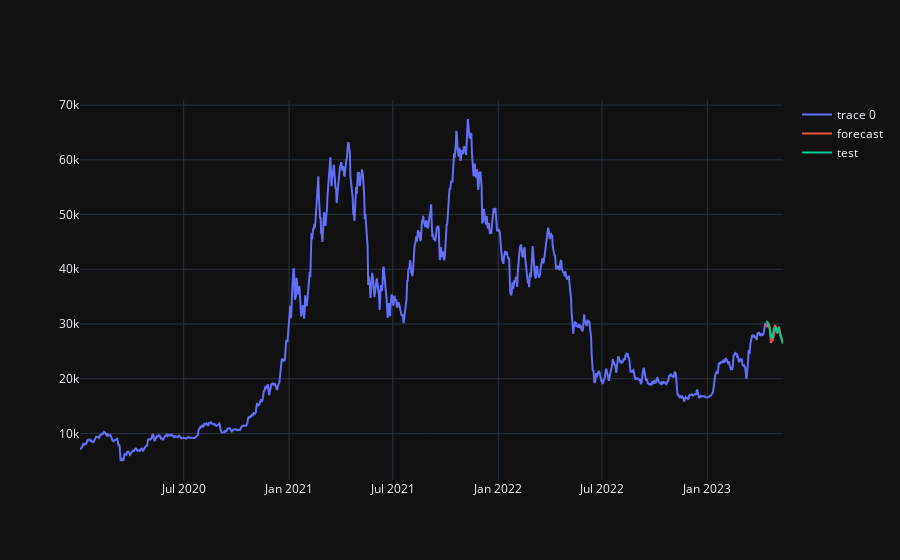

Notebook cell for this chart:
### Code cell
from sklearn. linear_model import Ridge
from sklearn. linear_model import RidgeCV
from sklearn. model_selection import RepeatedKFold


model = RidgeCV(cv=5)
model.fit(train_x_scaled, train_y)
pred_scaled = model.predict(test_x_scaled)


full_data = list(train.target_value)+list(test.target_value[:-30])
show_forecast_test_plot(time, full_data, pred_scaled, test_y)
